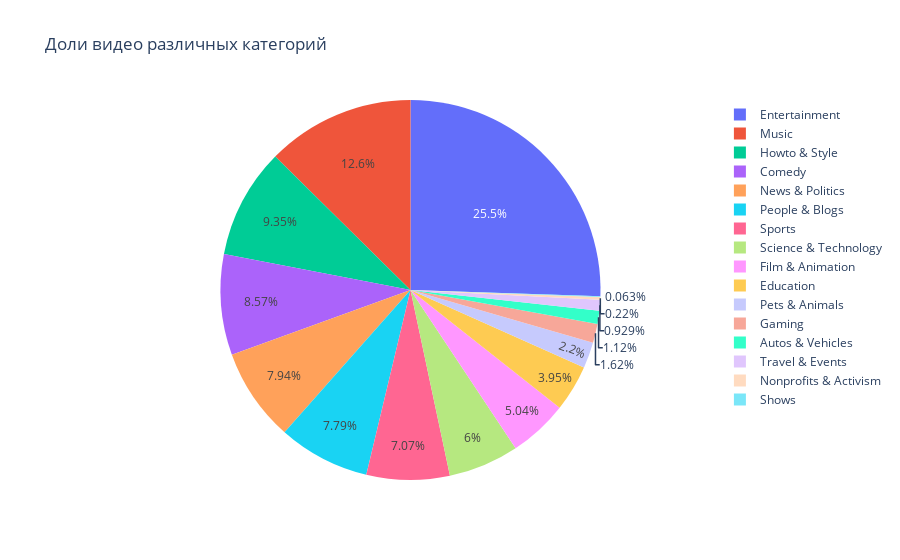

The notebook cell saved with this chart:
### Markdown cell above
возможно, будет чуть нагляднее, если воспользоваться pie-chart'ом

### Code cell
df_categories = df.groupby('category_name', as_index=False).agg({'video_id': 'count'}) \
                           .sort_values('video_id', ascending=False) 
fig = px.pie(df_categories, values='video_id', names='category_name', 
             title='Доли видео различных категорий') #, hole=0.1)
fig.show()

### Figure 1 — Plotly figure (JSON) as saved in the notebook; plotly's stock layout.template omitted (floating-point values rounded to 4 significant figures)
{"data": [{"domain": {"x": [0, 1], "y": [0, 1]}, "hovertemplate": "category_name=%{label}<br>video_id=%{value}<extra></extra>", "labels": ["Entertainment", "Music", "Howto & Style", "Comedy", "News & Politics", "People & Blogs", "Sports", "Science & Technology", "Film & Animation", "Education", "Pets & Animals", "Gaming", "Autos & Vehicles", "Travel & Events", "Nonprofits & Activism", "Shows"], "legendgroup": "", "name": "", "showlegend": true, "type": "pie", "values": [1621, 801, 594, 544, 504, 495, 449, 381, 320, 251, 140, 103, 71, 59, 14, 4]}], "layout": {"legend": {"tracegroupgap": 0}, "title": {"text": "Доли видео различных категорий"}}}
